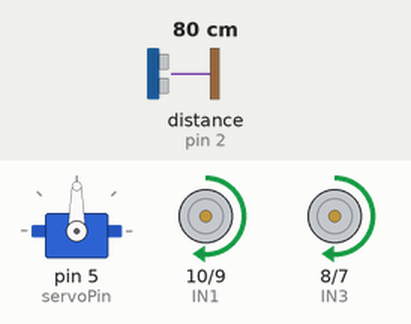
This sketch was run on a simulated Arduino Uno, built with avr-gcc and run on an emulated ATmega328P. Shown: servo, motor-driver pin pairs drawn as motors (green arrow = first pin HIGH = forward, orange = second pin HIGH = backward, longer = more drive, scaled by the enable pin). Wiring (inferred from the names in the program): ultrasonic range finder: trigger pin 3; echo pin 2. The inputs (shaded band) are chosen by the test bench; at power-on: distance to the obstacle (sensor on pin 2) 80 cm. The echo pulse lasts 58.3 µs per cm.

Above: at 2.2 s.
2.3 s: distance to the obstacle (sensor on pin 2) set to 29 cm
3.8 s: distance to the obstacle (sensor on pin 2) set to 24 cm
At 4.07 s:
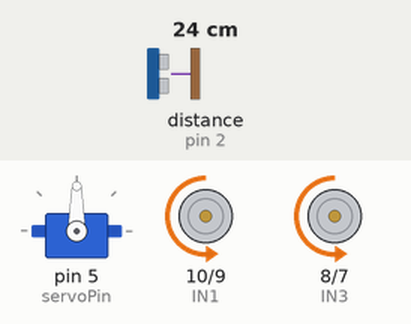
At 5.65 s:
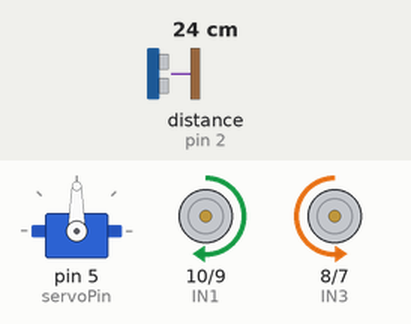
Timing chart, 0 to 12.8 s (numbered marks = the images above; inputs shaded):
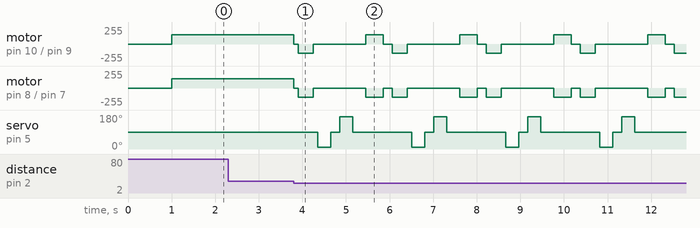

The sketch:

obstacle-avoidance.ino
```cpp
#include <Servo.h>

// -------- ULTRASONIC --------
#define trigPin 3
#define echoPin 2

// -------- MOTOR DRIVER --------
#define IN1 10
#define IN2 9
#define IN3 8
#define IN4 7

#define ENA 11
#define ENB 6

// -------- SERVO --------
#define servoPin 5
Servo myServo;

// -------- SPEED --------
int speedLeft = 140;
int speedRight = 140;

// -------- SETUP --------
void setup() {
  pinMode(trigPin, OUTPUT);
  pinMode(echoPin, INPUT);

  pinMode(IN1, OUTPUT);
  pinMode(IN2, OUTPUT);
  pinMode(IN3, OUTPUT);
  pinMode(IN4, OUTPUT);

  pinMode(ENA, OUTPUT);
  pinMode(ENB, OUTPUT);

  myServo.attach(servoPin);
  myServo.write(90);

  stopCar();
  delay(1000);
}

// -------- LOOP --------
void loop() {

  int frontDist = getDistance();

  if (frontDist > 25) {
    forward();
  }
  else {

    stopCar();
    delay(100);

    backward();
    delay(350);   // adjust if needed (200–400)

    stopCar();
    delay(100);

    int rightDist = lookRight();
    int leftDist  = lookLeft();

    delay(100);

    if (rightDist > leftDist) {
      turnRight();
    } else {
      turnLeft();
    }

    stopCar();
    delay(100);
  }
}

// -------- ULTRASONIC --------
int getDistance() {
  digitalWrite(trigPin, LOW);
  delayMicroseconds(2);

  digitalWrite(trigPin, HIGH);
  delayMicroseconds(10);
  digitalWrite(trigPin, LOW);

  long duration = pulseIn(echoPin, HIGH, 25000);

  if (duration == 0) return 200;

  return duration * 0.034 / 2;
}

// -------- SCAN SERVO --------
int lookRight() {
  myServo.write(10);
  delay(300);
  int d = getDistance();
  myServo.write(90);
  delay(200);
  return d;
}

int lookLeft() {
  myServo.write(170);
  delay(300);
  int d = getDistance();
  myServo.write(90);
  delay(200);
  return d;
}

// -------- MOVEMENTS --------
void forward() {
  analogWrite(ENA, speedRight);
  analogWrite(ENB, speedLeft);

  digitalWrite(IN1, HIGH);
  digitalWrite(IN2, LOW);

  digitalWrite(IN3, HIGH);
  digitalWrite(IN4, LOW);
}

void backward() {
  analogWrite(ENA, speedRight);
  analogWrite(ENB, speedLeft);

  digitalWrite(IN1, LOW);
  digitalWrite(IN2, HIGH);

  digitalWrite(IN3, LOW);
  digitalWrite(IN4, HIGH);
}

void turnRight() {
  analogWrite(ENA, speedRight);
  analogWrite(ENB, speedLeft);

  digitalWrite(IN1, LOW);
  digitalWrite(IN2, HIGH);

  digitalWrite(IN3, HIGH);
  digitalWrite(IN4, LOW);

  delay(400);
}

void turnLeft() {
  analogWrite(ENA, speedRight);
  analogWrite(ENB, speedLeft);

  digitalWrite(IN1, HIGH);
  digitalWrite(IN2, LOW);

  digitalWrite(IN3, LOW);
  digitalWrite(IN4, HIGH);

  delay(400);
}

void stopCar() {
  analogWrite(ENA, 0);
  analogWrite(ENB, 0);

  digitalWrite(IN1, LOW);
  digitalWrite(IN2, LOW);
  digitalWrite(IN3, LOW);
  digitalWrite(IN4, LOW);
}
```

Measured:
- the behaviour switches between 27 and 26 cm on distance to the obstacle (sensor on pin 2) (found by bisection; images 0 and 1)
- after the input at 2.3 s, every drawn part: stays the same
